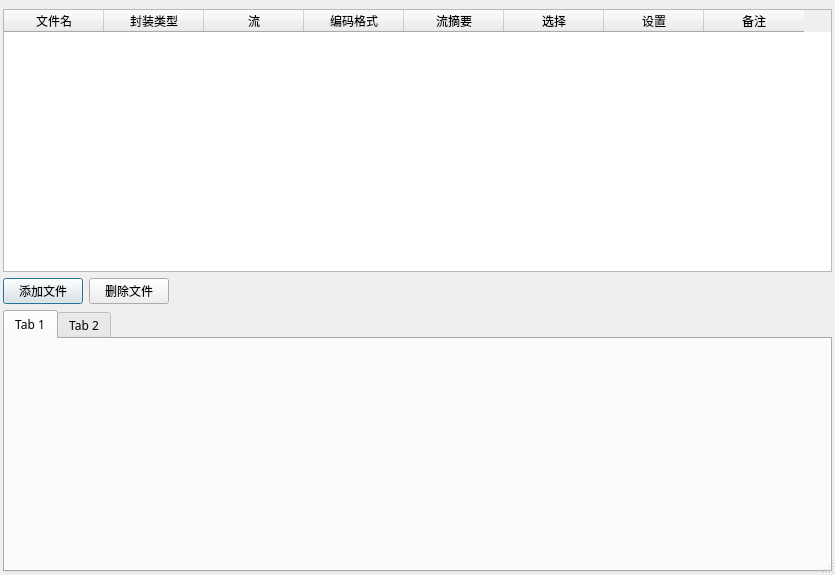
<?xml version="1.0" encoding="UTF-8"?>
<ui version="4.0">
 <class>Dialog</class>
 <widget class="QDialog" name="Dialog">
  <property name="geometry">
   <rect>
    <x>0</x>
    <y>0</y>
    <width>835</width>
    <height>575</height>
   </rect>
  </property>
  <property name="font">
   <font>
    <family>微软雅黑</family>
   </font>
  </property>
  <property name="windowTitle">
   <string>创建与高级设置</string>
  </property>
  <property name="sizeGripEnabled">
   <bool>true</bool>
  </property>
  <layout class="QGridLayout" name="gridLayout">
   <property name="leftMargin">
    <number>3</number>
   </property>
   <property name="topMargin">
    <number>9</number>
   </property>
   <property name="rightMargin">
    <number>3</number>
   </property>
   <property name="bottomMargin">
    <number>3</number>
   </property>
   <item row="3" column="0">
    <widget class="QTabWidget" name="tabWidget">
     <widget class="QWidget" name="tab_3">
      <attribute name="title">
       <string>Tab 1</string>
      </attribute>
     </widget>
     <widget class="QWidget" name="tab_4">
      <attribute name="title">
       <string>Tab 2</string>
      </attribute>
     </widget>
    </widget>
   </item>
   <item row="1" column="0">
    <widget class="QTableWidget" name="tableWidget">
     <column>
      <property name="text">
       <string>文件名</string>
      </property>
      <property name="font">
       <font>
        <family>微软雅黑</family>
       </font>
      </property>
     </column>
     <column>
      <property name="text">
       <string>封装类型</string>
      </property>
      <property name="font">
       <font>
        <family>微软雅黑</family>
       </font>
      </property>
     </column>
     <column>
      <property name="text">
       <string>流</string>
      </property>
      <property name="font">
       <font>
        <family>微软雅黑</family>
       </font>
      </property>
     </column>
     <column>
      <property name="text">
       <string>编码格式</string>
      </property>
      <property name="font">
       <font>
        <family>微软雅黑</family>
       </font>
      </property>
     </column>
     <column>
      <property name="text">
       <string>流摘要</string>
      </property>
      <property name="font">
       <font>
        <family>微软雅黑</family>
       </font>
      </property>
     </column>
     <column>
      <property name="text">
       <string>选择</string>
      </property>
      <property name="font">
       <font>
        <family>微软雅黑</family>
       </font>
      </property>
     </column>
     <column>
      <property name="text">
       <string>设置</string>
      </property>
      <property name="font">
       <font>
        <family>微软雅黑</family>
       </font>
      </property>
     </column>
     <column>
      <property name="text">
       <string>备注</string>
      </property>
      <property name="font">
       <font>
        <family>微软雅黑</family>
       </font>
      </property>
     </column>
    </widget>
   </item>
   <item row="2" column="0">
    <layout class="QHBoxLayout" name="horizontalLayout">
     <item>
      <widget class="QPushButton" name="pushButton_add">
       <property name="text">
        <string>添加文件</string>
       </property>
      </widget>
     </item>
     <item>
      <widget class="QPushButton" name="pushButton_del">
       <property name="text">
        <string>删除文件</string>
       </property>
      </widget>
     </item>
     <item>
      <spacer name="horizontalSpacer">
       <property name="orientation">
        <enum>Qt::Horizontal</enum>
       </property>
       <property name="sizeHint" stdset="0">
        <size>
         <width>40</width>
         <height>20</height>
        </size>
       </property>
      </spacer>
     </item>
    </layout>
   </item>
  </layout>
 </widget>
 <resources/>
 <connections/>
</ui>
